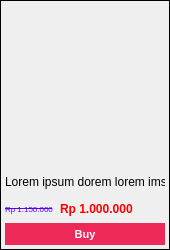
                          <widget class="QFrame" name="disc_itm_7">
                           <property name="minimumSize">
                            <size>
                             <width>170</width>
                             <height>250</height>
                            </size>
                           </property>
                           <property name="maximumSize">
                            <size>
                             <width>170</width>
                             <height>250</height>
                            </size>
                           </property>
                           <property name="styleSheet">
                            <string notr="true">border-style: outset;
border-width: 1px;</string>
                           </property>
                           <property name="frameShape">
                            <enum>QFrame::Shape::StyledPanel</enum>
                           </property>
                           <property name="frameShadow">
                            <enum>QFrame::Shadow::Raised</enum>
                           </property>
                           <layout class="QGridLayout" name="gridLayout_116">
                            <property name="leftMargin">
                             <number>0</number>
                            </property>
                            <property name="topMargin">
                             <number>0</number>
                            </property>
                            <property name="rightMargin">
                             <number>0</number>
                            </property>
                            <property name="bottomMargin">
                             <number>0</number>
                            </property>
                            <property name="spacing">
                             <number>0</number>
                            </property>
                            <item row="0" column="0">
                             <widget class="QFrame" name="image_9">
                              <property name="minimumSize">
                               <size>
                                <width>0</width>
                                <height>168</height>
                               </size>
                              </property>
                              <property name="styleSheet">
                               <string notr="true">border-width: 0px;
border-image: url(:/image/images/logo.jpeg);</string>
                              </property>
                              <property name="frameShape">
                               <enum>QFrame::Shape::StyledPanel</enum>
                              </property>
                              <property name="frameShadow">
                               <enum>QFrame::Shadow::Raised</enum>
                              </property>
                             </widget>
                            </item>
                            <item row="1" column="0">
                             <widget class="QFrame" name="frame_25">
                              <property name="styleSheet">
                               <string notr="true">border-width: 0px;</string>
                              </property>
                              <property name="frameShape">
                               <enum>QFrame::Shape::StyledPanel</enum>
                              </property>
                              <property name="frameShadow">
                               <enum>QFrame::Shadow::Raised</enum>
                              </property>
                              <layout class="QGridLayout" name="gridLayout_117">
                               <property name="leftMargin">
                                <number>4</number>
                               </property>
                               <property name="topMargin">
                                <number>0</number>
                               </property>
                               <property name="rightMargin">
                                <number>4</number>
                               </property>
                               <property name="bottomMargin">
                                <number>4</number>
                               </property>
                               <property name="horizontalSpacing">
                                <number>0</number>
                               </property>
                               <property name="verticalSpacing">
                                <number>2</number>
                               </property>
                               <item row="1" column="0">
                                <widget class="QLabel" name="disc_label_9">
                                 <property name="maximumSize">
                                  <size>
                                   <width>55</width>
                                   <height>16777215</height>
                                  </size>
                                 </property>
                                 <property name="font">
                                  <font>
                                   <pointsize>6</pointsize>
                                   <strikeout>true</strikeout>
                                  </font>
                                 </property>
                                 <property name="styleSheet">
                                  <string notr="true">color: rgb(85, 0, 255);</string>
                                 </property>
                                 <property name="text">
                                  <string>Rp 1.150.000</string>
                                 </property>
                                 <property name="scaledContents">
                                  <bool>false</bool>
                                 </property>
                                </widget>
                               </item>
                               <item row="1" column="1">
                                <widget class="QLabel" name="price_9">
                                 <property name="font">
                                  <font>
                                   <bold>true</bold>
                                  </font>
                                 </property>
                                 <property name="styleSheet">
                                  <string notr="true">color: rgb(255, 0, 0);</string>
                                 </property>
                                 <property name="text">
                                  <string>Rp 1.000.000</string>
                                 </property>
                                </widget>
                               </item>
                               <item row="0" column="0" colspan="2">
                                <widget class="QLabel" name="produc_name_9">
                                 <property name="text">
                                  <string>Lorem ipsum dorem lorem imsum</string>
                                 </property>
                                 <property name="scaledContents">
                                  <bool>false</bool>
                                 </property>
                                 <property name="wordWrap">
                                  <bool>false</bool>
                                 </property>
                                </widget>
                               </item>
                               <item row="2" column="0" colspan="2">
                                <widget class="QPushButton" name="buy_btn_9">
                                 <property name="minimumSize">
                                  <size>
                                   <width>0</width>
                                   <height>22</height>
                                  </size>
                                 </property>
                                 <property name="font">
                                  <font>
                                   <pointsize>8</pointsize>
                                   <bold>true</bold>
                                  </font>
                                 </property>
                                 <property name="cursor">
                                  <cursorShape>PointingHandCursor</cursorShape>
                                 </property>
                                 <property name="styleSheet">
                                  <string notr="true">background-color: rgb(237, 41, 89);
color: rgb(255, 255, 255);</string>
                                 </property>
                                 <property name="text">
                                  <string>Buy</string>
                                 </property>
                                </widget>
                               </item>
                              </layout>
                             </widget>
                            </item>
                           </layout>
                          </widget>
